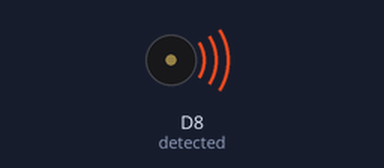
Bench run of a sketch on a simulated ESP8266 (NodeMCU). Parts: buzzer (waves = sounding).

Above: at 0.1 s.
Timing chart, 0 to 40.0 s (numbered marks = the images above):
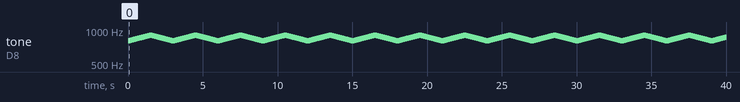

The sketch:

Alarma_sirena.ino
```cpp
int detected = D8;
int i=0; //save


void setup() {
  Serial.begin(9600);
  pinMode(detected, OUTPUT);//define ACTION output pin

}

void loop() {
  //  tone(detected,5000);
  //  delay(50);
  //  tone(detected,4000);
  //  delay(50);
  //  tone(detected,3000);
  //  delay(50);
  //  tone(detected,2000);
  //  delay(50);
  //  tone(detected,1000);
  //  delay(50);
  //  tone(detected,900);
  //  delay(50);
  //  tone(detected,800);
  //  delay(50);

  for (i = 800; i < 900; i++) {
    tone(detected, i);
    delay(15);
  }
  for (i = 900; i > 800; i--) {
    tone(detected, i);
    delay(15);
  }

}
```

Measured:
- by itself, tone on D8 (detected): plays 800 Hz for 0.02 s, 801 Hz for 0.02 s, 802 Hz for 0.02 s, 803 Hz for 0.02 s, 804 Hz for 0.02 s, 805 Hz for 0.02 s … (2665 notes in this stretch)
